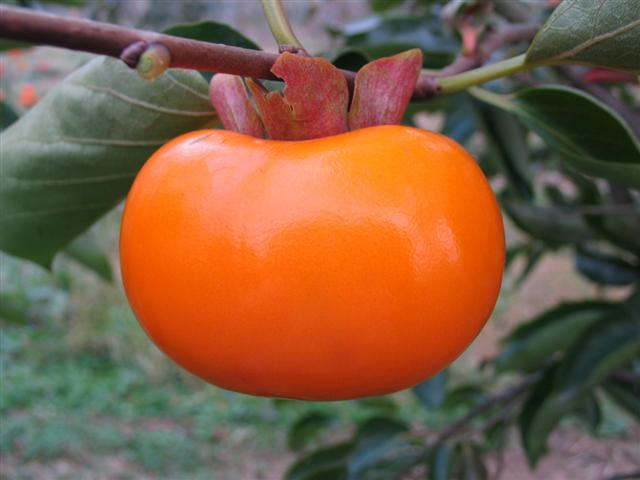
#> input picture computer_vision/p3.png, 640 x 480 px
$ jupyter execute computer_vision_3.ipynb
#> lines starting #> are read from the running program, lines starting #| are printed output that depends on the picture; after the words box and inside, x2 and y2 are one past the last pixel; in counts of white or black regions, pixels touching at a corner belong together
[cell 1]
import numpy as np
from PIL import Image

name = "p3.png" #file_name
im = Image.open(name)
#> im is the input picture: PIL image 640x480 RGB; mean R, G, B 128.6, 93.6, 67.9
cimg = np.array(im)
im_col, im_row = im.size
#> im_col = 640; im_row = 480
gimg2d = np.full((im_row, im_col),0)

for i in range(im_row):
    for j in range(im_col):
        if(cimg[i][j][0] < 150):
            gimg2d[i][j] = 0
        elif(cimg[i][j][1] >220):
            gimg2d[i][j] = 0
        elif(cimg[i][j][2] >150):
            gimg2d[i][j] = 0
        else:
            gimg2d[i][j] = 255

        for k in range(0,3):
            cimg[i][j][k] = gimg2d[i][j]
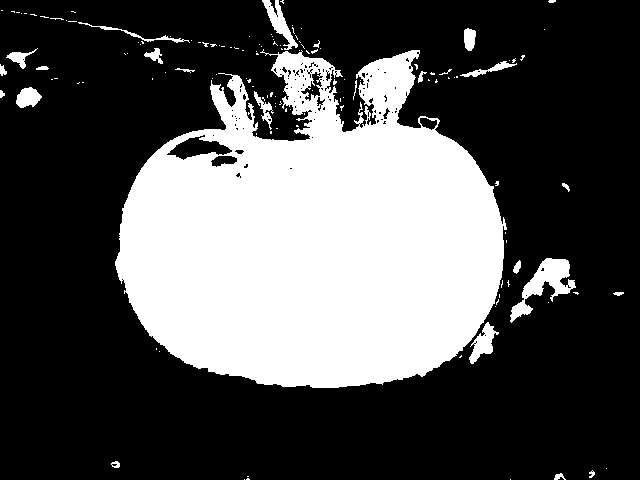
#> cimg: shape (480, 640, 3); 31.7% white; 135 white regions (109 under 20 px), largest, box (x1, y1, x2, y2) and area: (115, 49, 507, 388) 91955, (510, 258, 576, 323) 1482, (262, 0, 298, 50) 587

img2 = Image.fromarray(cimg)
img2.save("RGB_"+name)

[cell 2]
msize = 3
def intlimit(val):
    if val>255:
        val=255
    elif val<0:
        val=0
    return round(val)

def sobel(gimg):
    sobel_x = np.array([[-1,0,1],[-2,0,2] ,[-1,0,1]])
    sobel_y = np.array([[1,2,1],[0,0,0],[-1,-2,-1]])
    [sobel_row, sobel_col] = np.shape(gimg)
    sobeled = np.zeros(shape=(sobel_row,sobel_col))


    for i in range(sobel_row - msize + 1):
        for j in range(sobel_col -msize + 1):
            x=np.sum(np.multiply(sobel_x, gimg[i:i + msize, j:j + msize]))
            y=np.sum(np.multiply(sobel_y, gimg[i:i + msize, j:j + msize]))
            sobeled[i+1,j+1] = intlimit(np.sqrt(pow(x,2) + pow(y,2)))
    return sobeled

def gray2dtocolor3d(gimg,cimg):
    row,col=gimg.shape
    for i in range(row):
        for j in range(col):
            for k in range(3):
                cimg[i][j][k]=gimg[i][j]

def color3dtogray2d(cimg,gimg):
    row,col=gimg.shape
    for i in range(row):
        for j in range(col):
            gimg[i][j]=int(0.299*cimg[i][j][0]+0.587*cimg[i][j][1]+0.114*cimg[i][j][2])

[cell 3]
name_2 = "RGB_"+name
im_2 = Image.open(name_2)
cimg_2 = np.array(im_2)
im_2_col, im_2_row = im_2.size
#> im_2_col = 640; im_2_row = 480
gimg2d_2 = np.full((im_2_row, im_2_col),0)

color3dtogray2d(cimg_2, gimg2d_2)

gimg2d_2 = sobel(gimg2d_2)
#> after the loop in sobel, `for i in range(sobel_row - msize + 1):`:
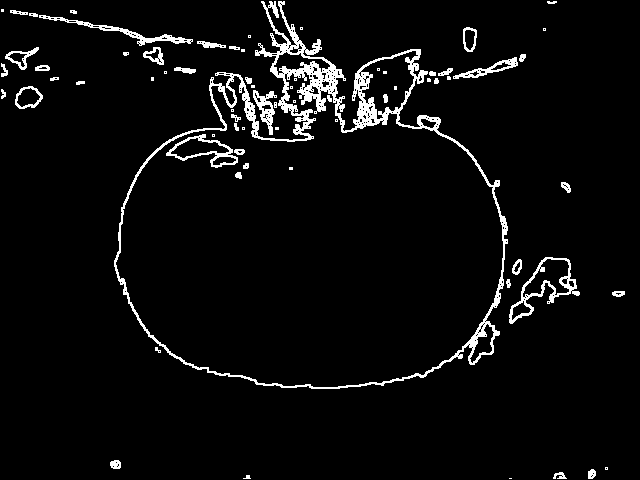
#> sobeled: shape (480, 640) float64; 4.6% white; 69 white regions (25 under 20 px), largest, box (x1, y1, x2, y2) and area: (114, 1, 508, 389) 8729, (509, 257, 580, 324) 856, (39, 15, 193, 46) 653
gray2dtocolor3d(gimg2d_2,cimg_2)
im4 = Image.fromarray(cimg_2)
im4.save("sobel_"+name_2)

[cell 4]
name_3 = "RGB_"+name
im_3 = Image.open(name_3)
cimg_3 = np.array(im_3)
im_3_col, im_3_row = im_3.size
gimg_3 = np.full((im_3_row, im_3_col),0)
color3dtogray2d(cimg_3, gimg_3)

gimg_3
pixel_cnt = 0
black_cnt = 0

for i in range(im_3_row):
    for j in range(im_3_col):
        if(i > (im_3_row/6) and i < (im_3_row*5/6)):
            if(j>(im_3_col/6) and j< (im_3_col*5/6)):
                pixel_cnt += 1

                if(gimg_3[i][j] == 0):
                    black_cnt += 1

if(black_cnt/pixel_cnt > 0.2):
    print("Gam")
else:
    print("Geul")
